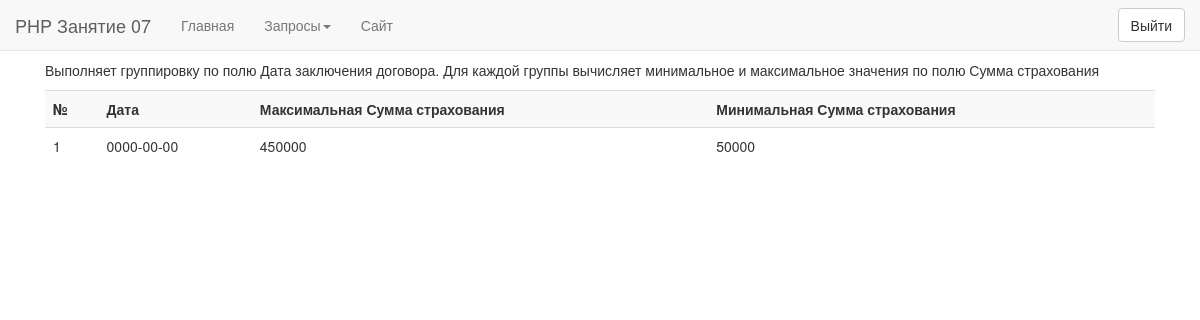
The app's page /pages/page8.php with its own data.
### tables this page shows
create table if not exists `Contracts`(
	`id` int(11) not null auto_increment
    ,`id_customers` int not null
    ,`id_agent` int not null
    ,`id_insurance_type` int not null
    ,`insurance_amount` double not null
    ,`date` date not null
    ,primary key(id)
    ,foreign key(id_customers) references Customers(id)
    ,foreign key(id_agent) references Insurance_Agents(id)
    ,foreign key(id_insurance_type) references Insurance_type(id)
);

### pages/page8.php (the view, shortened to what this page needs)
<!doctype html>
<html lang="ru">
<head>
    <link rel="stylesheet" href="../Bootstrap/styles/bootstrap.min.css">
    <link rel="stylesheet" href="../css/style.css">
</head>
<body>
<nav class="navbar navbar-default navbar-fixed-top" role="navigation">
    <div class="container-fluid">
        <div class="navbar-header">
            <a class="navbar-brand" href="#">PHP Занятие 07</a>
        </div>
        <?php
        if(session_id() == null){
            echo <<<END
                    <div class="collapse navbar-collapse">
                        <ul class="nav navbar-nav">
                            <li><p>Войдите в приложение</p></li>
                        </ul>
                        <div class="nav-btn">
                        <form method="post">
                            <button class="btn btn-default" type="submit" name="enter-btn">Войти</button>
                        </form>
                        </div>
                    </div>
END;
        }
        else{
            echo <<<END
                    <div class="collapse navbar-collapse">
                        <ul class="nav navbar-nav">
                            <li><a href="../index.php">Главная</a></li>
                            <li class="dropdown"><a href="" class="dropdown-toggle" data-toggle="dropdown">Запросы<span class="caret"></span></a>
								<ul class="dropdown-menu" role="menu">
									<li><a href="page1.php">Запрос №1</a></li>
									<li><a href="page2.php">Запрос №2</a></li>
									<li><a href="page3.php">Запрос №3</a></li>
									<li><a href="page4.php">Запрос №4</a></li>
									<li><a href="page5.php">Запрос №5</a></li>
									<li><a href="page6.php">Запрос №6</a></li>
									<li><a href="page7.php">Запрос №7</a></li>
									<li><a href="page8.php">Запрос №8</a></li>
									<li><a href="page9.php">Запрос №9</a></li>
									<li><a href="page10.php">Запрос №10</a></li>
									<li><a href="page11.php">Запрос №11</a></li>
									<li><a href="page12.php">Запрос №12</a></li>
								</ul>
							</li>
							<li><a href="https://test-sytecom.000webhostapp.com">Сайт</a></li>
                        </ul>
                        <div class="nav-btn">
                        <form method="post">
                            <button class="btn btn-default" name="exit-btn">Выйти</button>
                        </form>
                        </div>
                    </div>
END;
        }
        ?>
    </div>
</nav>
<div class="task_page1">
    <div class="container">
        <div class="col-md-12">
            <p>Выполняет группировку по полю Дата заключения договора. Для каждой группы вычисляет минимальное и максимальное значения по полю Сумма страхования</p>
            <?php
            require_once "../connection.php";
            $link = mysqli_connect($host, $user, $password, $database)
            or die("Ошибка ".mysqli_error($link));
            $query = "select
                            Contracts.id as 'id'
                            ,Contracts.date as 'date'
                            ,max(Contracts.insurance_amount) as 'max'
                            ,min(Contracts.insurance_amount) as 'min'
                        from
                            Contracts
                        group by Contracts.date;";
            $result = mysqli_query($link, $query) or die("Ошибка ".mysqli_error($link));
            if($result) {
                echo "<table class='table table-striped'><tr><th>№</th><th>Дата</th><th>Максимальная Сумма страхования</th><th>Минимальная Сумма страхования</th></tr>";
                while($row = mysqli_fetch_object($result)) {
                    echo "<tr>";
                    echo "<td>".$row->id."</td>";
                    echo "<td>".$row->date."</td>";
                    echo "<td>".$row->max."</td>";
                    echo "<td>".$row->min."</td>";
                    echo "</tr>";
                }
                echo "</table>";
            }
            ?>
        </div>
    </div>
</div>
</body>
</html>

### css/style.css (style rules this page uses)
.task_page, .task_page1 { margin-top: 60px; }
.nav-btn { float: right; line-height: 46px; }
.btn { width: 100%; }

### records on screen
contracts: id "1", date "0000-00-00", max "450000", min "50000"
